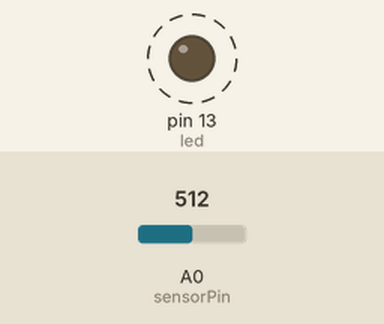
A sketch run on a simulated Arduino Uno, built with avr-gcc and run on an emulated ATmega328P. On the bench: output pins drawn as LEDs (lit = HIGH). Dashed ring = blinking. Inputs (shaded band) come from the test bench; at power-on: A0 (sensorPin) = 512. What the sketch prints to the serial monitor is not drawn.

Above: at 0.02 s.
Timing chart, 0 to 3.0 s (numbered marks = the images above):
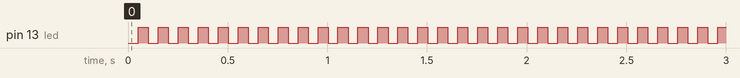

The sketch:

arduino.ino
```cpp
int sensorPin = A0; // select the input pin for LDR(s)
int sensorValue = 0;
int led = 13;

void setup() {
    Serial.begin(9600); //sets serial port for communication
    pinMode(LED_BUILTIN, OUTPUT);
    pinMode(led, OUTPUT);
}

void loop() {
    // Photoresistor
    sensorValue = analogRead(sensorPin);
    Serial.println(sensorValue);

    // LED blinking
    digitalWrite(led, LOW); // Turn the LED on
    delay(50);
    digitalWrite(led, HIGH); // Turn the LED on
    delay(50);
}
```

Measured:
- by itself, pin 13 (led): alternates HIGH for 0.05 s and LOW for 0.05 s
